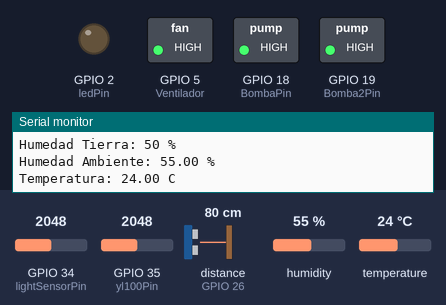
Simulated run of this sketch. Board: ESP32. Shown: switched loads named in the sketch (green lamp = pin HIGH), output pins drawn as LEDs (lit = HIGH), the last lines printed to the serial monitor. Wiring (inferred from the names in the program): ultrasonic range finder: trigger GPIO 27; echo GPIO 26. Inputs (shaded band) come from the test bench; at power-on: temperature 24 °C, distance to the obstacle (sensor on GPIO 26) 80 cm, GPIO 35 (yl100Pin) = 2048, GPIO 34 (lightSensorPin) = 2048, humidity 55 %. The echo pulse lasts 58.3 µs per cm; pins used as bus, display or sensor lines are not drawn.

Above: at 1.2 s.
1.3 s: temperature set to 26 °C
At 3.7 s:
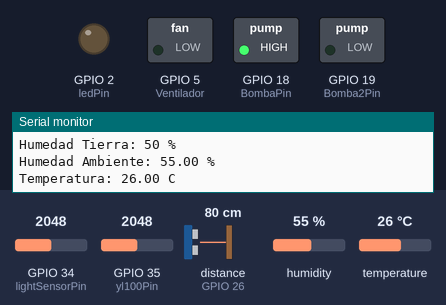
4.8 s: distance to the obstacle (sensor on GPIO 26) set to 10 cm
6.8 s: distance to the obstacle (sensor on GPIO 26) set to 7 cm
At 8.5 s:
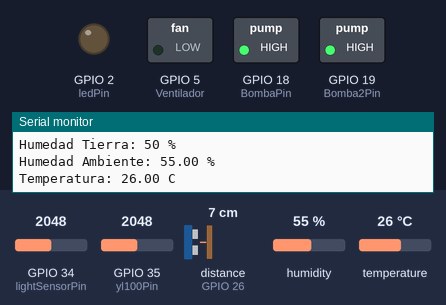
9.4 s: GPIO 35 (yl100Pin) set to 3244
10.9 s: GPIO 35 (yl100Pin) set to 3344
At 11.4 s:
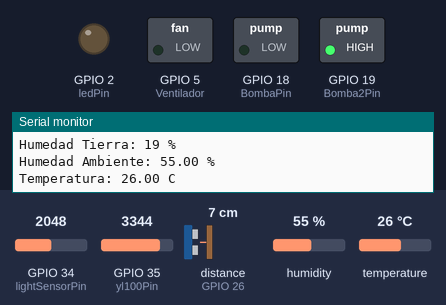
12.4 s: GPIO 34 (lightSensorPin) set to 460
At 13.6 s:
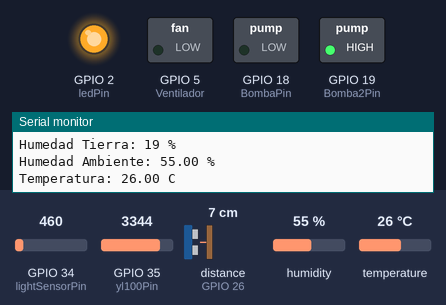
Timing chart, 0 to 15.0 s (numbered marks = the images above; inputs shaded):
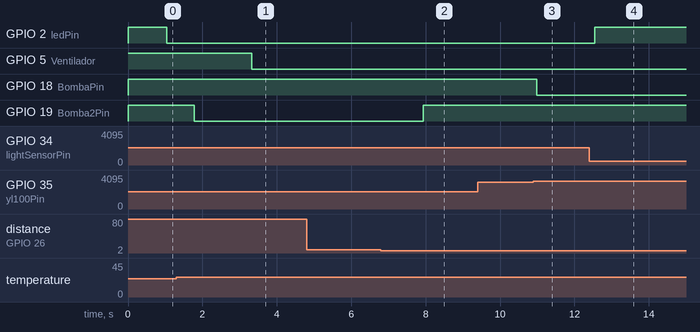

The sketch:

SmartGreenhouse.ino
```cpp
#include <DHT.h>
#include <driver/adc.h>
#include <WiFi.h>
#include <WebServer.h>

// Pines
const int ledPin = 2;
const int lightSensorPin = 34;
const int trigPin = 27;
const int echoPin = 26;
const int yl100Pin = 35;
const int dhtPin = 4;
const int BombaPin = 18;
const int Ventilador = 5;
const int Bomba2Pin = 19;

// Configuración WiFi
const char* ssid = "Invernadero";   // Nombre de la red
const char* password = "12345678";                     // Clave de la red

// Variables de sensores
float distance = 0.0;
float distance1 = 0.0;
float tanque = 0.0;
int valor_tierra = 0;
float humedad = 0.0;
float temperatura = 0.0;
int lightLevel = 0;
int yl100Value = 0;

// Aviso de tanque vacio
char x[12];

// Temporización
unsigned long previousMillis = 0;
const long interval = 1000;

// Objetos
DHT dht(dhtPin, DHT11);
WebServer server(80);

// -- UMBRALES (Ahora variables, para poder ajustarlos desde la web) --
int   lightThreshold    = 500;  // Umbral de luz (LED ON si lightLevel < lightThreshold)
float distanceThreshold = 13.0; // Usado para cálculo del nivel del tanque
int   yl100Threshold    = 20;   // Umbral de humedad de suelo (Bomba ON si < yl100Threshold)
float tempThreshold     = 25.0; // Umbral de temperatura (Ventilador ON si > tempThreshold)

// Prototipos de funciones
void handleRoot();
void handleData();
void handleUpdateThresholds();
float readUltrasonicDistance();
float LeerSensorh();
float LeerSensort();

void setup() {
  // Inicialización puerto serie y sensor DHT
  Serial.begin(115200);
  dht.begin();

  // Configuración de pines
  pinMode(ledPin, OUTPUT);
  pinMode(lightSensorPin, INPUT);
  pinMode(trigPin, OUTPUT);
  pinMode(echoPin, INPUT);
  pinMode(yl100Pin, INPUT);
  pinMode(BombaPin, OUTPUT);
  pinMode(Ventilador, OUTPUT);
  pinMode(Bomba2Pin, OUTPUT);

  // Apagamos Ventilador y Bomba (HIGH porque está invertido en este ejemplo)
  digitalWrite(Ventilador, HIGH);
  digitalWrite(BombaPin, HIGH);
  digitalWrite(Bomba2Pin, HIGH);

  // Configuración WiFi modo AP (punto de acceso)
  WiFi.softAP(ssid, password);
  Serial.println("\nIP address: ");
  Serial.println(WiFi.softAPIP());

  // Configuración servidor web
  server.on("/", HTTP_GET, handleRoot);
  server.on("/data", HTTP_GET, handleData);
  // Nueva ruta para actualización de umbrales
  server.on("/updateThresholds", HTTP_GET, handleUpdateThresholds);

  server.begin();
}

void loop() {
  server.handleClient();                  // Gestiona las comunicaciones del servidor con clientes
  unsigned long currentMillis = millis(); // Tiempo actual del sistema

  // Ejecuta acciones cada cierto intervalo sin bloquear
  if (currentMillis - previousMillis >= interval) {
    previousMillis = currentMillis; // Reinicia el temporizador

    // Lectura de sensores
    lightLevel    = analogRead(lightSensorPin);
    distance1     = readUltrasonicDistance();
    tanque        = distanceThreshold - distance;
    yl100Value    = analogRead(yl100Pin);
    valor_tierra  = map(yl100Value, 0, 4095, 100, 0);
    humedad       = LeerSensorh();
    temperatura   = LeerSensort();

    if(distance1 == 0.0){
      while(distance == 0.0){
      distance = readUltrasonicDistance();
      }
    } else{
      distance = distance1;
      }

    // Control de la Bomba
    if ((valor_tierra < yl100Threshold)) {
      // Activa la bomba 1
      if(tanque >= 5){
      digitalWrite(BombaPin, LOW);
      digitalWrite(Bomba2Pin, HIGH);
      strcpy(x, "OKAY        ");
      }else{
        if(tanque < 5){
          digitalWrite(BombaPin, HIGH);
          digitalWrite(Bomba2Pin, LOW);
          strcpy(x, "TANQUE VACIO");
          }
        }
      }else{
      // Humedad de tierra por encima del umbral o tanque bajo
      if ((valor_tierra >= yl100Threshold)) {
        if(tanque < 5){
          digitalWrite(Bomba2Pin, LOW);
          digitalWrite(BombaPin, HIGH);
          strcpy(x, "TANQUE VACIO");
          }
        if(tanque >= 5){
         strcpy(x, "OKAY        ");
         digitalWrite(BombaPin, HIGH);
         digitalWrite(Bomba2Pin, HIGH);
        }
      }
    }

    // Control del Ventilador
    if (temperatura >= tempThreshold) {
      digitalWrite(Ventilador, LOW);   // Ventilador encendido
      if (temperatura < tempThreshold) {
        digitalWrite(Ventilador, HIGH);
      }
    } else {
      digitalWrite(Ventilador, HIGH);  // Ventilador apagado
    }

    // Envío y presentación de datos en el monitor serie
    Serial.print("Luz: ");
    Serial.println(lightLevel);
    Serial.print("Distancia: ");
    Serial.print(distance);
    Serial.println(" cm");
    Serial.print("Nivel Tanque: ");
    Serial.print(tanque);
    Serial.println(" cm");
    Serial.print("Estado del Tanque: ");
    Serial.println(x);
    Serial.print("Humedad Tierra: ");
    Serial.print(valor_tierra);
    Serial.println(" %");
    Serial.print("Humedad Ambiente: ");
    Serial.print(humedad);
    Serial.println(" %");
    Serial.print("Temperatura: ");
    Serial.print(temperatura);
    Serial.println(" C");
  }

  // Control LED (no bloqueante)
  digitalWrite(ledPin, (lightLevel < lightThreshold) ? HIGH : LOW);
}

// --------------------------------------------------------------------
// Manejador de la página principal
// --------------------------------------------------------------------
void handleRoot() {
  // Se define la variable 'html' que contiene el contenido completo de la página web
  // Incluimos un formulario para actualizar umbrales
  String html = R"rawliteral(
    <!DOCTYPE html>
    <html>
    <head>
        <meta name="viewport" content="width=device-width, initial-scale=1">
        <title>Invernadero Inteligente</title>
        <style>
            body {
                font-family: Arial;
                text-align: center;
                margin: 20px;
            }
            h1 {
                color: #2c3e50;
            }
            .sensor-container {
                background: #ecf0f1;
                padding: 20px;
                border-radius: 10px;
                margin: 10px auto;
                max-width: 500px;
                box-shadow: 0 0 10px rgba(0,0,0,0.1);
            }
            .sensor-data {
                font-size: 20px;
                margin: 15px 0;
                color: #34495e;
            }
            .valor {
                font-weight: bold;
                color: #e74c3c;
            }
            .threshold-form {
                background: #ecf0f1;
                padding: 15px;
                border-radius: 10px;
                margin: 20px auto;
                max-width: 500px;
            }
            .threshold-form input {
                width: 100px;
                margin: 5px;
            }
        </style>
        <script>
            function actualizarDatos() {
                // Se realiza una petición para obtener los datos de sensores en formato JSON
                fetch('/data')
                .then(response => response.json())
                .then(data => {
                    // Actualizamos los elementos HTML con los valores recibidos
                    document.getElementById('tanque').innerHTML = data.tanque.toFixed(2);
                    document.getElementById('tierra').innerHTML = data.tierra;
                    document.getElementById('humedad').innerHTML = data.humedad.toFixed(2);
                    document.getElementById('temperatura').innerHTML = data.temperatura.toFixed(2);
                    document.getElementById('luz').innerHTML = data.light;
                    document.getElementById('level').innerHTML = data.level;

                    // Se programa la siguiente actualización después de 1 segundo
                    setTimeout(actualizarDatos, 1000);
                });
            }
            // Se inicia la actualización de datos al cargar la página
            window.onload = actualizarDatos;
        </script>
    </head>
    <body>
        <h1>Invernadero Inteligente</h1>

        <div class="sensor-container">
            <div class="sensor-data">
                Nivel del Tanque: <span class="valor" id="tanque">0</span> cm
            </div>
            <div class="sensor-data">
                Humedad de la Tierra: <span class="valor" id="tierra">0</span> %
            </div>
            <div class="sensor-data">
                Humedad Ambiente: <span class="valor" id="humedad">0</span> %
            </div>
            <div class="sensor-data">
                Temperatura: <span class="valor" id="temperatura">0</span> C
            </div>
            <div class="sensor-data">
                Nivel de Luz: <span class="valor" id="luz">0</span> lx
            </div>
            <div class="sensor-data">
                Estado del tanque: <span class="valor" id="level">0</span>
            </div>
        </div>

        <!-- Formulario para actualizar los umbrales -->
        <div class="threshold-form">
            <h2>Actualizar Umbrales</h2>
            <form action="/updateThresholds" method="GET">
                <div>
                    <label for="light">Umbral Luz:</label>
                    <input type="number" id="light" name="light" value=")rawliteral" + String(lightThreshold) + R"rawliteral(">
                </div>
                <div>
                    <label for="distance">Umbral Distancia (cm):</label>
                    <input type="number" step="0.01" id="distance" name="distance" value=")rawliteral" + String(distanceThreshold) + R"rawliteral(">
                </div>
                <div>
                    <label for="yl100">Umbral Humedad Tierra:</label>
                    <input type="number" id="yl100" name="yl100" value=")rawliteral" + String(yl100Threshold) + R"rawliteral(">
                </div>
                <div>
                    <label for="temp">Umbral Temperatura (C):</label>
                    <input type="number" step="0.01" id="temp" name="temp" value=")rawliteral" + String(tempThreshold) + R"rawliteral(">
                </div>
                <br>
                <input type="submit" value="Actualizar">
            </form>
        </div>
    </body>
    </html>
  )rawliteral";

  // Se envía la respuesta HTTP con el contenido HTML al cliente
  server.send(200, "text/html", html);
}

// --------------------------------------------------------------------
// Manejador para enviar datos en formato JSON
// --------------------------------------------------------------------
void handleData() {
  // Construimos la cadena JSON a enviar
  String json = "{";
  json += "\"tanque\":"      + String(tanque)       + ",";
  json += "\"tierra\":"      + String(valor_tierra) + ",";
  json += "\"humedad\":"     + String(humedad)      + ",";
  json += "\"temperatura\":" + String(temperatura)  + ",";
  json += "\"light\":"       + String(lightLevel)   + ",";
  json += "\"level\":\""     + String(x)            + "\"";
  json += "}";

  server.send(200, "application/json", json);
}

// --------------------------------------------------------------------
// Manejador para actualizar los umbrales
// --------------------------------------------------------------------
void handleUpdateThresholds() {
  // Verifica si existen los argumentos en la petición GET
  if (server.hasArg("light")) {
    lightThreshold = server.arg("light").toInt();
  }
  if (server.hasArg("distance")) {
    distanceThreshold = server.arg("distance").toFloat();
  }
  if (server.hasArg("yl100")) {
    yl100Threshold = server.arg("yl100").toInt();
  }
  if (server.hasArg("temp")) {
    tempThreshold = server.arg("temp").toFloat();
  }

  // Redirecciona de nuevo a la página principal
  server.sendHeader("Location", "/");
  server.send(302, "text/plain", "Umbrales actualizados. Redirigiendo...");
}

// --------------------------------------------------------------------
// Función para leer la distancia con ultrasonido
// --------------------------------------------------------------------
float readUltrasonicDistance() {
  digitalWrite(trigPin, LOW);
  delayMicroseconds(2);
  digitalWrite(trigPin, HIGH);
  delayMicroseconds(10);
  digitalWrite(trigPin, LOW);

  float duration = pulseIn(echoPin, HIGH);
  return duration * 0.034 / 2.0;

}

// --------------------------------------------------------------------
// Función para leer la humedad ambiente
// --------------------------------------------------------------------
float LeerSensorh() {
  float h = dht.readHumidity();
  return isnan(h) ? 0.0 : h;
}

// --------------------------------------------------------------------
// Función para leer la temperatura ambiente
// --------------------------------------------------------------------
float LeerSensort() {
  float t = dht.readTemperature();
  return isnan(t) ? 0.0 : t;
}
```

Measured:
- the behaviour switches between 24 and 25 °C on temperature (found by bisection; images 0 and 1)
- the behaviour switches between 9 and 8 cm on distance to the obstacle (sensor on GPIO 26) (found by bisection; images 1 and 2)
- the behaviour switches between 3316 and 3317 on GPIO 35 (yl100Pin) (found by bisection; images 2 and 3)
- after the input at 1.3 s, GPIO 5 (Ventilador): HIGH → LOW after 2.0 s
- after the input at 6.8 s, GPIO 19 (Bomba2Pin): LOW → HIGH after 1.1 s
- after the input at 10.9 s, GPIO 18 (BombaPin): HIGH → LOW after 0.09 s
- after the input at 12.4 s, GPIO 2 (ledPin): LOW → HIGH after 0.15 s
